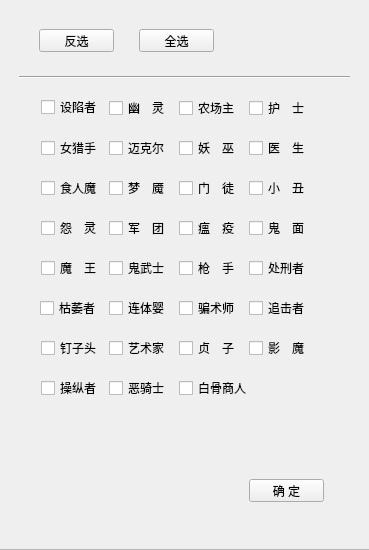
<?xml version="1.0" encoding="UTF-8"?>
<ui version="4.0">
 <class>Dialog</class>
 <widget class="QDialog" name="Dialog">
  <property name="geometry">
   <rect>
    <x>0</x>
    <y>0</y>
    <width>369</width>
    <height>550</height>
   </rect>
  </property>
  <property name="windowTitle">
   <string>选择屠夫</string>
  </property>
  <widget class="QFrame" name="frm_select_killer">
   <property name="geometry">
    <rect>
     <x>-1</x>
     <y>-1</y>
     <width>371</width>
     <height>551</height>
    </rect>
   </property>
   <property name="frameShape">
    <enum>QFrame::StyledPanel</enum>
   </property>
   <property name="frameShadow">
    <enum>QFrame::Raised</enum>
   </property>
   <widget class="QCheckBox" name="cb_jiage">
    <property name="geometry">
     <rect>
      <x>42</x>
      <y>100</y>
      <width>59</width>
      <height>16</height>
     </rect>
    </property>
    <property name="sizePolicy">
     <sizepolicy hsizetype="Fixed" vsizetype="Fixed">
      <horstretch>0</horstretch>
      <verstretch>0</verstretch>
     </sizepolicy>
    </property>
    <property name="text">
     <string>设陷者</string>
    </property>
    <property name="checked">
     <bool>false</bool>
    </property>
   </widget>
   <widget class="QCheckBox" name="cb_dingdang">
    <property name="geometry">
     <rect>
      <x>110</x>
      <y>101</y>
      <width>59</width>
      <height>16</height>
     </rect>
    </property>
    <property name="sizePolicy">
     <sizepolicy hsizetype="Fixed" vsizetype="Fixed">
      <horstretch>0</horstretch>
      <verstretch>0</verstretch>
     </sizepolicy>
    </property>
    <property name="text">
     <string>幽　灵</string>
    </property>
    <property name="checked">
     <bool>false</bool>
    </property>
   </widget>
   <widget class="QCheckBox" name="cb_dianjv">
    <property name="geometry">
     <rect>
      <x>180</x>
      <y>101</y>
      <width>59</width>
      <height>16</height>
     </rect>
    </property>
    <property name="sizePolicy">
     <sizepolicy hsizetype="Fixed" vsizetype="Fixed">
      <horstretch>0</horstretch>
      <verstretch>0</verstretch>
     </sizepolicy>
    </property>
    <property name="text">
     <string>农场主</string>
    </property>
    <property name="checked">
     <bool>false</bool>
    </property>
   </widget>
   <widget class="QCheckBox" name="cb_hushi">
    <property name="geometry">
     <rect>
      <x>250</x>
      <y>101</y>
      <width>59</width>
      <height>16</height>
     </rect>
    </property>
    <property name="sizePolicy">
     <sizepolicy hsizetype="Fixed" vsizetype="Fixed">
      <horstretch>0</horstretch>
      <verstretch>0</verstretch>
     </sizepolicy>
    </property>
    <property name="maximumSize">
     <size>
      <width>70</width>
      <height>30</height>
     </size>
    </property>
    <property name="layoutDirection">
     <enum>Qt::LeftToRight</enum>
    </property>
    <property name="text">
     <string>护　士</string>
    </property>
    <property name="checked">
     <bool>false</bool>
    </property>
   </widget>
   <widget class="QCheckBox" name="cb_tuzi">
    <property name="geometry">
     <rect>
      <x>42</x>
      <y>141</y>
      <width>59</width>
      <height>16</height>
     </rect>
    </property>
    <property name="sizePolicy">
     <sizepolicy hsizetype="Fixed" vsizetype="Fixed">
      <horstretch>0</horstretch>
      <verstretch>0</verstretch>
     </sizepolicy>
    </property>
    <property name="maximumSize">
     <size>
      <width>70</width>
      <height>30</height>
     </size>
    </property>
    <property name="text">
     <string>女猎手</string>
    </property>
    <property name="checked">
     <bool>false</bool>
    </property>
   </widget>
   <widget class="QCheckBox" name="cb_maishu">
    <property name="geometry">
     <rect>
      <x>110</x>
      <y>141</y>
      <width>59</width>
      <height>16</height>
     </rect>
    </property>
    <property name="sizePolicy">
     <sizepolicy hsizetype="Fixed" vsizetype="Fixed">
      <horstretch>0</horstretch>
      <verstretch>0</verstretch>
     </sizepolicy>
    </property>
    <property name="maximumSize">
     <size>
      <width>70</width>
      <height>30</height>
     </size>
    </property>
    <property name="text">
     <string>迈克尔</string>
    </property>
    <property name="checked">
     <bool>false</bool>
    </property>
   </widget>
   <widget class="QCheckBox" name="cb_linainai">
    <property name="geometry">
     <rect>
      <x>180</x>
      <y>141</y>
      <width>59</width>
      <height>16</height>
     </rect>
    </property>
    <property name="sizePolicy">
     <sizepolicy hsizetype="Fixed" vsizetype="Fixed">
      <horstretch>0</horstretch>
      <verstretch>0</verstretch>
     </sizepolicy>
    </property>
    <property name="maximumSize">
     <size>
      <width>70</width>
      <height>30</height>
     </size>
    </property>
    <property name="text">
     <string>妖　巫</string>
    </property>
    <property name="checked">
     <bool>false</bool>
    </property>
   </widget>
   <widget class="QCheckBox" name="cb_laoyang">
    <property name="geometry">
     <rect>
      <x>250</x>
      <y>141</y>
      <width>59</width>
      <height>16</height>
     </rect>
    </property>
    <property name="sizePolicy">
     <sizepolicy hsizetype="Fixed" vsizetype="Fixed">
      <horstretch>0</horstretch>
      <verstretch>0</verstretch>
     </sizepolicy>
    </property>
    <property name="maximumSize">
     <size>
      <width>70</width>
      <height>30</height>
     </size>
    </property>
    <property name="text">
     <string>医　生</string>
    </property>
    <property name="checked">
     <bool>false</bool>
    </property>
   </widget>
   <widget class="QCheckBox" name="cb_babu">
    <property name="geometry">
     <rect>
      <x>42</x>
      <y>181</y>
      <width>59</width>
      <height>16</height>
     </rect>
    </property>
    <property name="sizePolicy">
     <sizepolicy hsizetype="Fixed" vsizetype="Fixed">
      <horstretch>0</horstretch>
      <verstretch>0</verstretch>
     </sizepolicy>
    </property>
    <property name="maximumSize">
     <size>
      <width>70</width>
      <height>30</height>
     </size>
    </property>
    <property name="text">
     <string>食人魔</string>
    </property>
    <property name="checked">
     <bool>false</bool>
    </property>
   </widget>
   <widget class="QCheckBox" name="cb_fulaidi">
    <property name="geometry">
     <rect>
      <x>110</x>
      <y>181</y>
      <width>59</width>
      <height>16</height>
     </rect>
    </property>
    <property name="sizePolicy">
     <sizepolicy hsizetype="Fixed" vsizetype="Fixed">
      <horstretch>0</horstretch>
      <verstretch>0</verstretch>
     </sizepolicy>
    </property>
    <property name="text">
     <string>梦　魇</string>
    </property>
    <property name="checked">
     <bool>false</bool>
    </property>
   </widget>
   <widget class="QCheckBox" name="cb_xiaochou">
    <property name="geometry">
     <rect>
      <x>250</x>
      <y>181</y>
      <width>59</width>
      <height>16</height>
     </rect>
    </property>
    <property name="sizePolicy">
     <sizepolicy hsizetype="Fixed" vsizetype="Fixed">
      <horstretch>0</horstretch>
      <verstretch>0</verstretch>
     </sizepolicy>
    </property>
    <property name="text">
     <string>小　丑</string>
    </property>
    <property name="checked">
     <bool>false</bool>
    </property>
   </widget>
   <widget class="QCheckBox" name="cb_lingmei">
    <property name="geometry">
     <rect>
      <x>42</x>
      <y>221</y>
      <width>59</width>
      <height>16</height>
     </rect>
    </property>
    <property name="sizePolicy">
     <sizepolicy hsizetype="Fixed" vsizetype="Fixed">
      <horstretch>0</horstretch>
      <verstretch>0</verstretch>
     </sizepolicy>
    </property>
    <property name="text">
     <string>怨　灵</string>
    </property>
    <property name="checked">
     <bool>false</bool>
    </property>
   </widget>
   <widget class="QCheckBox" name="cb_juntuan">
    <property name="geometry">
     <rect>
      <x>110</x>
      <y>221</y>
      <width>59</width>
      <height>16</height>
     </rect>
    </property>
    <property name="sizePolicy">
     <sizepolicy hsizetype="Fixed" vsizetype="Fixed">
      <horstretch>0</horstretch>
      <verstretch>0</verstretch>
     </sizepolicy>
    </property>
    <property name="text">
     <string>军　团</string>
    </property>
    <property name="checked">
     <bool>false</bool>
    </property>
   </widget>
   <widget class="QCheckBox" name="cb_wenyi">
    <property name="geometry">
     <rect>
      <x>180</x>
      <y>221</y>
      <width>59</width>
      <height>16</height>
     </rect>
    </property>
    <property name="sizePolicy">
     <sizepolicy hsizetype="Fixed" vsizetype="Fixed">
      <horstretch>0</horstretch>
      <verstretch>0</verstretch>
     </sizepolicy>
    </property>
    <property name="text">
     <string>瘟　疫</string>
    </property>
    <property name="checked">
     <bool>false</bool>
    </property>
   </widget>
   <widget class="QCheckBox" name="cb_guimian">
    <property name="geometry">
     <rect>
      <x>250</x>
      <y>221</y>
      <width>59</width>
      <height>16</height>
     </rect>
    </property>
    <property name="sizePolicy">
     <sizepolicy hsizetype="Fixed" vsizetype="Fixed">
      <horstretch>0</horstretch>
      <verstretch>0</verstretch>
     </sizepolicy>
    </property>
    <property name="text">
     <string>鬼　面</string>
    </property>
    <property name="checked">
     <bool>false</bool>
    </property>
   </widget>
   <widget class="QCheckBox" name="cb_mowang">
    <property name="geometry">
     <rect>
      <x>42</x>
      <y>261</y>
      <width>59</width>
      <height>16</height>
     </rect>
    </property>
    <property name="sizePolicy">
     <sizepolicy hsizetype="Fixed" vsizetype="Fixed">
      <horstretch>0</horstretch>
      <verstretch>0</verstretch>
     </sizepolicy>
    </property>
    <property name="text">
     <string>魔　王</string>
    </property>
    <property name="checked">
     <bool>false</bool>
    </property>
   </widget>
   <widget class="QCheckBox" name="cb_guiwushi">
    <property name="geometry">
     <rect>
      <x>110</x>
      <y>261</y>
      <width>59</width>
      <height>16</height>
     </rect>
    </property>
    <property name="sizePolicy">
     <sizepolicy hsizetype="Fixed" vsizetype="Fixed">
      <horstretch>0</horstretch>
      <verstretch>0</verstretch>
     </sizepolicy>
    </property>
    <property name="text">
     <string>鬼武士</string>
    </property>
    <property name="checked">
     <bool>false</bool>
    </property>
   </widget>
   <widget class="QCheckBox" name="cb_qiangshou">
    <property name="geometry">
     <rect>
      <x>180</x>
      <y>261</y>
      <width>59</width>
      <height>16</height>
     </rect>
    </property>
    <property name="sizePolicy">
     <sizepolicy hsizetype="Fixed" vsizetype="Fixed">
      <horstretch>0</horstretch>
      <verstretch>0</verstretch>
     </sizepolicy>
    </property>
    <property name="text">
     <string>枪　手</string>
    </property>
    <property name="checked">
     <bool>false</bool>
    </property>
   </widget>
   <widget class="QCheckBox" name="cb_sanjiaotou">
    <property name="geometry">
     <rect>
      <x>250</x>
      <y>261</y>
      <width>59</width>
      <height>16</height>
     </rect>
    </property>
    <property name="sizePolicy">
     <sizepolicy hsizetype="Fixed" vsizetype="Fixed">
      <horstretch>0</horstretch>
      <verstretch>0</verstretch>
     </sizepolicy>
    </property>
    <property name="text">
     <string>处刑者</string>
    </property>
    <property name="checked">
     <bool>false</bool>
    </property>
   </widget>
   <widget class="QCheckBox" name="cb_kumo">
    <property name="geometry">
     <rect>
      <x>41</x>
      <y>301</y>
      <width>59</width>
      <height>16</height>
     </rect>
    </property>
    <property name="sizePolicy">
     <sizepolicy hsizetype="Fixed" vsizetype="Fixed">
      <horstretch>0</horstretch>
      <verstretch>0</verstretch>
     </sizepolicy>
    </property>
    <property name="text">
     <string>枯萎者</string>
    </property>
    <property name="checked">
     <bool>false</bool>
    </property>
   </widget>
   <widget class="QCheckBox" name="cb_liantiying">
    <property name="geometry">
     <rect>
      <x>110</x>
      <y>301</y>
      <width>59</width>
      <height>16</height>
     </rect>
    </property>
    <property name="sizePolicy">
     <sizepolicy hsizetype="Fixed" vsizetype="Fixed">
      <horstretch>0</horstretch>
      <verstretch>0</verstretch>
     </sizepolicy>
    </property>
    <property name="text">
     <string>连体婴</string>
    </property>
    <property name="checked">
     <bool>false</bool>
    </property>
   </widget>
   <widget class="QCheckBox" name="cb_gege">
    <property name="geometry">
     <rect>
      <x>180</x>
      <y>301</y>
      <width>59</width>
      <height>16</height>
     </rect>
    </property>
    <property name="sizePolicy">
     <sizepolicy hsizetype="Fixed" vsizetype="Fixed">
      <horstretch>0</horstretch>
      <verstretch>0</verstretch>
     </sizepolicy>
    </property>
    <property name="text">
     <string>骗术师</string>
    </property>
    <property name="checked">
     <bool>false</bool>
    </property>
   </widget>
   <widget class="QCheckBox" name="cb_zhuizhui">
    <property name="geometry">
     <rect>
      <x>250</x>
      <y>301</y>
      <width>59</width>
      <height>16</height>
     </rect>
    </property>
    <property name="sizePolicy">
     <sizepolicy hsizetype="Fixed" vsizetype="Fixed">
      <horstretch>0</horstretch>
      <verstretch>0</verstretch>
     </sizepolicy>
    </property>
    <property name="text">
     <string>追击者</string>
    </property>
    <property name="checked">
     <bool>false</bool>
    </property>
   </widget>
   <widget class="QCheckBox" name="cb_dingzitou">
    <property name="geometry">
     <rect>
      <x>42</x>
      <y>341</y>
      <width>59</width>
      <height>16</height>
     </rect>
    </property>
    <property name="sizePolicy">
     <sizepolicy hsizetype="Fixed" vsizetype="Fixed">
      <horstretch>0</horstretch>
      <verstretch>0</verstretch>
     </sizepolicy>
    </property>
    <property name="text">
     <string>钉子头</string>
    </property>
    <property name="checked">
     <bool>false</bool>
    </property>
   </widget>
   <widget class="QCheckBox" name="cb_niaojie">
    <property name="geometry">
     <rect>
      <x>110</x>
      <y>341</y>
      <width>59</width>
      <height>16</height>
     </rect>
    </property>
    <property name="sizePolicy">
     <sizepolicy hsizetype="Fixed" vsizetype="Fixed">
      <horstretch>0</horstretch>
      <verstretch>0</verstretch>
     </sizepolicy>
    </property>
    <property name="text">
     <string>艺术家</string>
    </property>
    <property name="checked">
     <bool>false</bool>
    </property>
   </widget>
   <widget class="QCheckBox" name="cb_zhenzi">
    <property name="geometry">
     <rect>
      <x>180</x>
      <y>341</y>
      <width>59</width>
      <height>16</height>
     </rect>
    </property>
    <property name="sizePolicy">
     <sizepolicy hsizetype="Fixed" vsizetype="Fixed">
      <horstretch>0</horstretch>
      <verstretch>0</verstretch>
     </sizepolicy>
    </property>
    <property name="text">
     <string>贞　子</string>
    </property>
    <property name="checked">
     <bool>false</bool>
    </property>
   </widget>
   <widget class="QCheckBox" name="cb_yingmo">
    <property name="geometry">
     <rect>
      <x>250</x>
      <y>341</y>
      <width>59</width>
      <height>16</height>
     </rect>
    </property>
    <property name="sizePolicy">
     <sizepolicy hsizetype="Fixed" vsizetype="Fixed">
      <horstretch>0</horstretch>
      <verstretch>0</verstretch>
     </sizepolicy>
    </property>
    <property name="text">
     <string>影　魔</string>
    </property>
    <property name="checked">
     <bool>false</bool>
    </property>
   </widget>
   <widget class="QCheckBox" name="cb_weishu">
    <property name="geometry">
     <rect>
      <x>42</x>
      <y>381</y>
      <width>59</width>
      <height>16</height>
     </rect>
    </property>
    <property name="sizePolicy">
     <sizepolicy hsizetype="Fixed" vsizetype="Fixed">
      <horstretch>0</horstretch>
      <verstretch>0</verstretch>
     </sizepolicy>
    </property>
    <property name="text">
     <string>操纵者</string>
    </property>
    <property name="checked">
     <bool>false</bool>
    </property>
   </widget>
   <widget class="QCheckBox" name="cb_eqishi">
    <property name="geometry">
     <rect>
      <x>110</x>
      <y>381</y>
      <width>59</width>
      <height>16</height>
     </rect>
    </property>
    <property name="sizePolicy">
     <sizepolicy hsizetype="Fixed" vsizetype="Fixed">
      <horstretch>0</horstretch>
      <verstretch>0</verstretch>
     </sizepolicy>
    </property>
    <property name="maximumSize">
     <size>
      <width>70</width>
      <height>30</height>
     </size>
    </property>
    <property name="text">
     <string>恶骑士</string>
    </property>
    <property name="checked">
     <bool>false</bool>
    </property>
   </widget>
   <widget class="QPushButton" name="pb_invert">
    <property name="geometry">
     <rect>
      <x>40</x>
      <y>30</y>
      <width>75</width>
      <height>23</height>
     </rect>
    </property>
    <property name="focusPolicy">
     <enum>Qt::NoFocus</enum>
    </property>
    <property name="text">
     <string>反选</string>
    </property>
   </widget>
   <widget class="QPushButton" name="pb_all">
    <property name="geometry">
     <rect>
      <x>140</x>
      <y>30</y>
      <width>75</width>
      <height>23</height>
     </rect>
    </property>
    <property name="focusPolicy">
     <enum>Qt::NoFocus</enum>
    </property>
    <property name="text">
     <string>全选</string>
    </property>
   </widget>
   <widget class="Line" name="line">
    <property name="geometry">
     <rect>
      <x>20</x>
      <y>70</y>
      <width>331</width>
      <height>16</height>
     </rect>
    </property>
    <property name="orientation">
     <enum>Qt::Horizontal</enum>
    </property>
   </widget>
   <widget class="QPushButton" name="pb_save">
    <property name="geometry">
     <rect>
      <x>250</x>
      <y>480</y>
      <width>75</width>
      <height>23</height>
     </rect>
    </property>
    <property name="focusPolicy">
     <enum>Qt::NoFocus</enum>
    </property>
    <property name="text">
     <string>确 定</string>
    </property>
   </widget>
   <widget class="QCheckBox" name="cb_zhuzhu">
    <property name="geometry">
     <rect>
      <x>180</x>
      <y>181</y>
      <width>65</width>
      <height>16</height>
     </rect>
    </property>
    <property name="sizePolicy">
     <sizepolicy hsizetype="Fixed" vsizetype="Fixed">
      <horstretch>0</horstretch>
      <verstretch>0</verstretch>
     </sizepolicy>
    </property>
    <property name="maximumSize">
     <size>
      <width>65</width>
      <height>16777215</height>
     </size>
    </property>
    <property name="text">
     <string>门　徒 </string>
    </property>
    <property name="checked">
     <bool>false</bool>
    </property>
   </widget>
   <widget class="QCheckBox" name="cb_baigu">
    <property name="geometry">
     <rect>
      <x>180</x>
      <y>381</y>
      <width>70</width>
      <height>16</height>
     </rect>
    </property>
    <property name="sizePolicy">
     <sizepolicy hsizetype="Fixed" vsizetype="Fixed">
      <horstretch>0</horstretch>
      <verstretch>0</verstretch>
     </sizepolicy>
    </property>
    <property name="maximumSize">
     <size>
      <width>70</width>
      <height>30</height>
     </size>
    </property>
    <property name="text">
     <string>白骨商人</string>
    </property>
    <property name="checked">
     <bool>false</bool>
    </property>
   </widget>
  </widget>
 </widget>
 <tabstops>
  <tabstop>cb_jiage</tabstop>
  <tabstop>cb_dingdang</tabstop>
  <tabstop>cb_dianjv</tabstop>
  <tabstop>cb_hushi</tabstop>
  <tabstop>cb_tuzi</tabstop>
  <tabstop>cb_maishu</tabstop>
  <tabstop>cb_linainai</tabstop>
  <tabstop>cb_laoyang</tabstop>
  <tabstop>cb_babu</tabstop>
  <tabstop>cb_fulaidi</tabstop>
  <tabstop>cb_zhuzhu</tabstop>
  <tabstop>cb_xiaochou</tabstop>
  <tabstop>cb_lingmei</tabstop>
  <tabstop>cb_juntuan</tabstop>
  <tabstop>cb_wenyi</tabstop>
  <tabstop>cb_guimian</tabstop>
  <tabstop>cb_mowang</tabstop>
  <tabstop>cb_guiwushi</tabstop>
  <tabstop>cb_qiangshou</tabstop>
  <tabstop>cb_sanjiaotou</tabstop>
  <tabstop>cb_kumo</tabstop>
  <tabstop>cb_liantiying</tabstop>
  <tabstop>cb_gege</tabstop>
  <tabstop>cb_zhuizhui</tabstop>
  <tabstop>cb_dingzitou</tabstop>
  <tabstop>cb_niaojie</tabstop>
  <tabstop>cb_zhenzi</tabstop>
  <tabstop>cb_yingmo</tabstop>
  <tabstop>cb_weishu</tabstop>
  <tabstop>cb_eqishi</tabstop>
  <tabstop>pb_save</tabstop>
 </tabstops>
 <resources/>
 <connections>
  <connection>
   <sender>pb_save</sender>
   <signal>clicked()</signal>
   <receiver>Dialog</receiver>
   <slot>close()</slot>
   <hints>
    <hint type="sourcelabel">
     <x>194</x>
     <y>488</y>
    </hint>
    <hint type="destinationlabel">
     <x>184</x>
     <y>274</y>
    </hint>
   </hints>
  </connection>
 </connections>
</ui>
